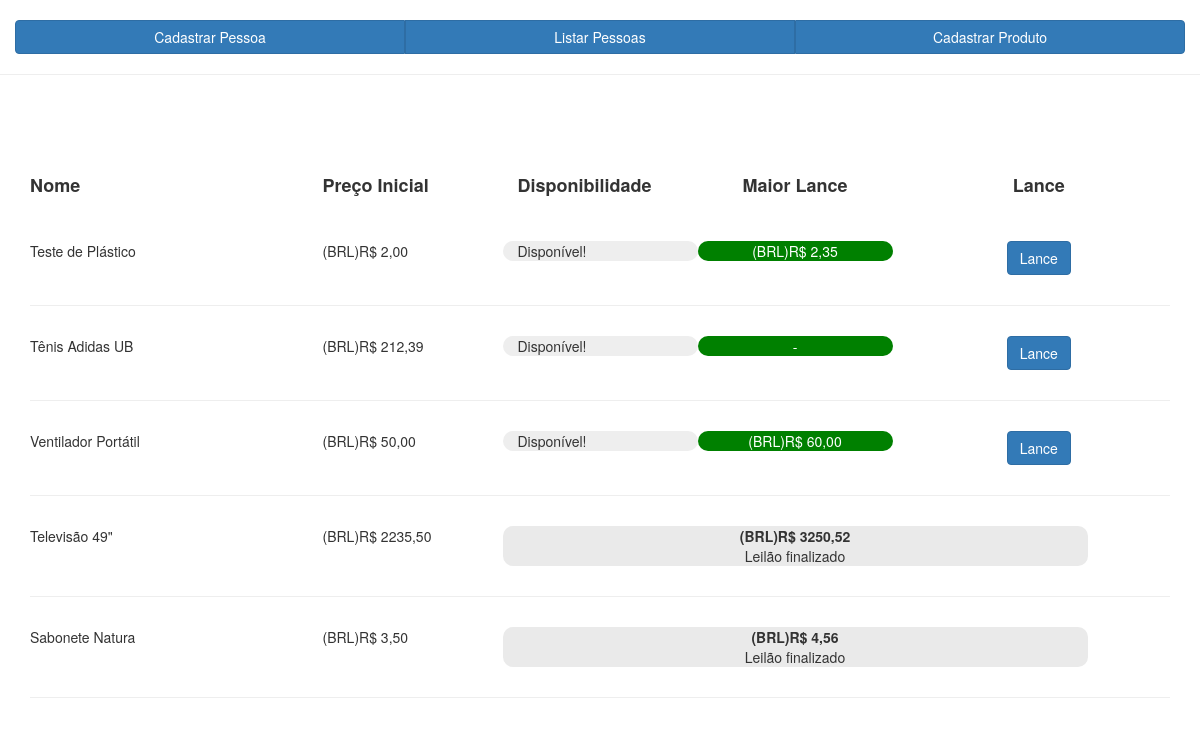
/Code/index.php, run on the app's committed database.
### tables this page shows
CREATE TABLE `produto_tb` (
  `id_produto` int(5) NOT NULL,
  `nm_prod` varchar(60) DEFAULT NULL,
  `valor_inicial` varchar(12) DEFAULT NULL,
  `valor_final` varchar(12) DEFAULT NULL,
  `id_pessoa` int(5) DEFAULT NULL COMMENT 'Pessoa se refere a quem gerou o produto'
);

### Code/index.php (the view, shortened to what this page needs)
<?php
    include_once "../DBlink/conexao.php";
    $aux2 = "SELECT * FROM produto_tb";
    $sel_produto = mysqli_query($conexao_fix,$aux2);
?>
<!DOCTYPE html>
<html lang="pt-br">
  <head>
    <link rel="stylesheet" href="https://maxcdn.bootstrapcdn.com/bootstrap/3.3.7/css/bootstrap.min.css">
  </head>
  <body>
      <main>
        <div class="container" style="margin-top:20px; text-align:center;">
            <div class="row">
                <div class="btn-group btn-group-justified">
                    <a href="cad_pessoa.php" class="btn btn-primary">Cadastrar Pessoa</a>
                    <a href="list_pessoa.php" class="btn btn-primary">Listar Pessoas</a>
                    <a href="cad_produto.php" class="btn btn-primary">Cadastrar Produto</a>
                  </div>
            </div>
        </div>
        <hr>
        <div class="container" style="margin-top:90px; float:center;">
            <div class="row">
                <div class="col-sm-3">
                    <h4>
                        <strong>
                            <label class="label-control">
                                Nome
                            </label>
                        </strong>
                    </h4>
                </div>
                <div class="col-sm-2">
                    <h4>
                        <strong>
                            <label class="label-control">
                                Preço Inicial
                            </label>
                        </strong>
                    </h4>
                </div>
                <div class="col-sm-2">
                   <h4>
                        <strong>
                            <label class="label-control">
                                Disponibilidade
                            </label>
                        </strong>
                    </h4>
                </div>
                <div class="col-sm-2" style="text-align:center;">
                    <h4>
                        <strong>
                            <label class="label-control">
                                Maior Lance
                            </label>
                        </strong>
                    </h4>
                </div>
                <div class="col-sm-3" style="text-align:center;">
                    <h4>
                        <strong>
                            <label class="label-control">
                                Lance
                            </label>
                        </strong>
                    </h4>
                </div>
            </div>
            <?php
                while($aux = mysqli_fetch_assoc($sel_produto)){
                    $codigo = $aux["id_produto"];
            ?>
            <div class="row" style="margin-top:30px;margin-bottom:30px;">
                <div class="col-sm-3">
                    <?php echo $aux['nm_prod'];?>
                </div>
                <div class="col-sm-2">
                 (BRL)R$ <?php echo $aux['valor_inicial'];?>
                </div>
                <?php
                    if(empty($aux["valor_final"])){
                        $vf= "Disponível!";
                ?>
                <div class="col-sm-2" style="background-color:#eee; border-radius:15px">
                    <?php echo $vf;?>
                </div>
                <div class="col-sm-2" style="background-color:green;color:white; border-radius:15px; text-align:center;">
                    <?php
                        $aux3 = "SELECT MAX(valor_lance) FROM lance_tb la, produto_tb pr WHERE pr.id_produto = la.id_produto AND pr.id_produto=$codigo";
                        $sel_lance = mysqli_query($conexao_fix,$aux3);
                        while($aux = mysqli_fetch_assoc($sel_lance)){
                            if(empty($aux["MAX(valor_lance)"])){
                                echo "-";
                            }else{
                                echo "(BRL)R$ " .$aux["MAX(valor_lance)"];
                            }
                        }
                    ?>
                </div>
                <div class="col-sm-3" style="text-align:center;">
                    <a href="novo_lance.php?codigo=<?php echo $codigo; ?>">
                        <button class="btn btn-primary">
                            Lance
                        </button>
                    </a>
                </div>
                <?php
                    } else {
                        $vf= $aux["valor_final"];
                ?>
                <div class="col-sm-6" style="text-align:center; background-color:#eaeaea; border-radius:10px;" >
                    <strong>
                        (BRL)R$ <?php echo $vf;?>
                    </strong>
                <br>
                Leilão finalizado
                </div>
                <?php
                    }
                ?>
            </div>
            <hr>
            <?php
                }
            ?>
        </div>
      </main>
  </body>
</html>

### data on the page
produto_tb: nm_prod "Teste de Plástico", valor_inicial "2,00", valor_final "Disponível!", MAX "2,35"
produto_tb: nm_prod "Tênis Adidas UB", valor_inicial "212,39", valor_final "Disponível!"
produto_tb: nm_prod "Ventilador Portátil", valor_inicial "50,00", valor_final "Disponível!", MAX "60,00"
produto_tb: nm_prod "Televisão 49\"", valor_inicial "2235,50", valor_final "3250,52"
produto_tb: nm_prod "Sabonete Natura", valor_inicial "3,50", valor_final "4,56"
